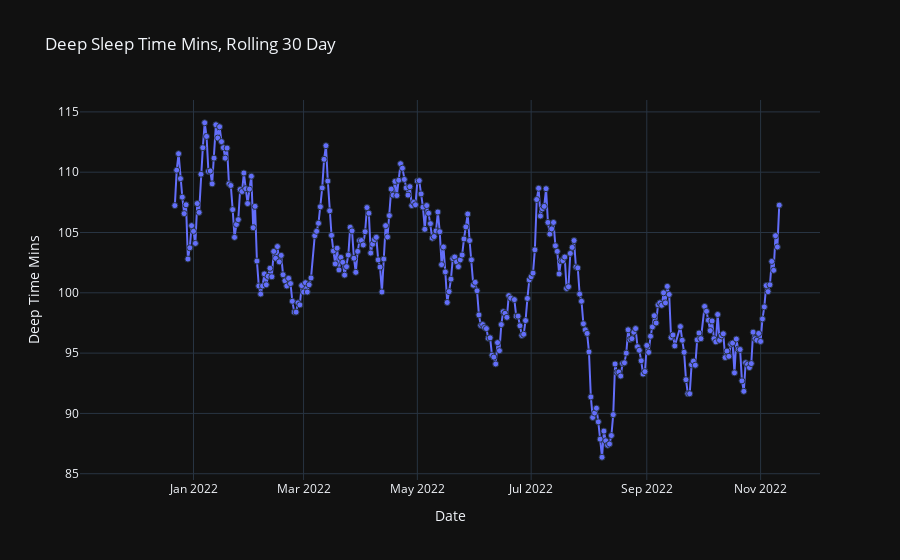

Notebook code for this chart:
### Code cell
fig = go.Figure()

fig.add_trace(
    go.Scatter(
        x = df['sleepDate']
        , y = df['sleepData.deepTime'].rolling(window=30).mean()
        # , name = df['sleepDate.weekDay']
        , mode='markers+lines'
        , name='values'
        , text = tick_text
        , hoverinfo = 'text'
        , marker=dict(
            colorscale='agsunset',
            line_width=1
        )
    )
)
 
# dark theme 
fig.layout.template = 'plotly_dark'


fig.update_layout(title = 'Deep Sleep Time Mins, Rolling 30 Day',
                  xaxis_title='Date',
                  yaxis_title='Deep Time Mins', 
                 )

# save file to html
fig.write_json(os.path.abspath('../../personal-site/static/plotly/sleep-proxy/deep-sleep.json'))

fig.show()

### Figure 1 — Plotly figure (JSON) as saved in the notebook; plotly's stock layout.template omitted (floating-point values rounded to 4 significant figures; data arrays with more than 128 entries replaced by an {"elided": "..."} marker saying what was removed)
{"data": [{"hoverinfo": "text", "marker": {"colorscale": [[0, "rgb(75, 41, 145)"], [0.1667, "rgb(135, 44, 162)"], [0.3333, "rgb(192, 54, 157)"], [0.5, "rgb(234, 79, 136)"], [0.6667, "rgb(250, 120, 118)"], [0.8333, "rgb(246, 169, 122)"], [1, "rgb(237, 217, 163)"]], "line": {"width": 1}}, "mode": "markers+lines", "name": "values", "text": {"elided": "349 str values"}, "type": "scatter", "x": {"elided": "349 str values"}, "y": {"elided": "349 float values"}}], "layout": {"autosize": true, "title": {"text": "Deep Sleep Time Mins, Rolling 30 Day"}, "xaxis": {"autorange": true, "range": ["2021-11-01 10:23:53.1073", "2022-12-02 13:36:06.8927"], "title": {"text": "Date"}, "type": "date"}, "yaxis": {"autorange": true, "range": [84.08, 116.4], "title": {"text": "Deep Time Mins"}, "type": "linear"}}}
